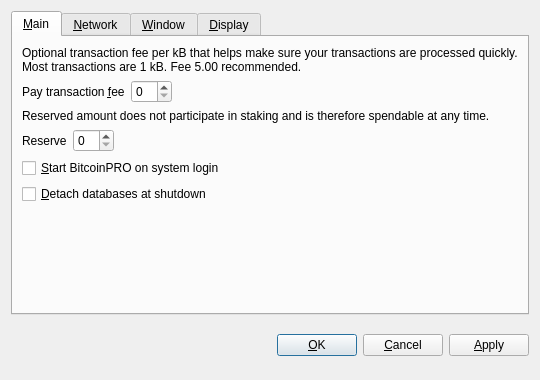
<?xml version="1.0" encoding="UTF-8"?>
<ui version="4.0">
 <class>OptionsDialog</class>
 <widget class="QDialog" name="OptionsDialog">
  <property name="geometry">
   <rect>
    <x>0</x>
    <y>0</y>
    <width>540</width>
    <height>380</height>
   </rect>
  </property>
  <property name="windowTitle">
   <string>Options</string>
  </property>
  <property name="modal">
   <bool>true</bool>
  </property>
  <layout class="QVBoxLayout" name="verticalLayout">
   <item>
    <widget class="QTabWidget" name="tabWidget">
     <property name="tabPosition">
      <enum>QTabWidget::North</enum>
     </property>
     <property name="currentIndex">
      <number>0</number>
     </property>
     <widget class="QWidget" name="tabMain">
      <attribute name="title">
       <string>&amp;Main</string>
      </attribute>
      <layout class="QVBoxLayout" name="verticalLayout_Main">
       <item>
        <widget class="QLabel" name="transactionFeeInfoLabel">
         <property name="text">
          <string>Optional transaction fee per kB that helps make sure your transactions are processed quickly. Most transactions are 1 kB. Fee 5.00 recommended.</string>
         </property>
         <property name="textFormat">
          <enum>Qt::PlainText</enum>
         </property>
         <property name="wordWrap">
          <bool>true</bool>
         </property>
        </widget>
       </item>
       <item>
        <layout class="QHBoxLayout" name="horizontalLayoutFee">
         <item>
          <widget class="QLabel" name="transactionFeeLabel">
           <property name="text">
            <string>Pay transaction &amp;fee</string>
           </property>
           <property name="textFormat">
            <enum>Qt::PlainText</enum>
           </property>
           <property name="buddy">
            <cstring>transactionFee</cstring>
           </property>
          </widget>
         </item>
         <item>
          <widget class="BitcoinAmountField" name="transactionFee"/>
         </item>
         <item>
          <spacer name="horizontalSpacerFee">
           <property name="orientation">
            <enum>Qt::Horizontal</enum>
           </property>
           <property name="sizeHint" stdset="0">
            <size>
             <width>40</width>
             <height>20</height>
            </size>
           </property>
          </spacer>
         </item>
        </layout>
       </item>
       <item>
        <widget class="QLabel" name="reserveBalanceInfoLabel">
         <property name="text">
          <string>Reserved amount does not participate in staking and is therefore spendable at any time.</string>
         </property>
         <property name="textFormat">
          <enum>Qt::PlainText</enum>
         </property>
         <property name="wordWrap">
          <bool>true</bool>
         </property>
        </widget>
       </item>
       <item>
        <layout class="QHBoxLayout" name="horizontalLayoutReserveBalance">
         <item>
          <widget class="QLabel" name="reserveBalanceLabel">
           <property name="text">
            <string>Reserve</string>
           </property>
           <property name="textFormat">
            <enum>Qt::PlainText</enum>
           </property>
           <property name="buddy">
            <cstring>reserveBalance</cstring>
           </property>
          </widget>
         </item>
         <item>
          <widget class="BitcoinAmountField" name="reserveBalance"/>
         </item>
         <item>
          <spacer name="horizontalSpacerReserveBalance">
           <property name="orientation">
            <enum>Qt::Horizontal</enum>
           </property>
           <property name="sizeHint" stdset="0">
            <size>
             <width>40</width>
             <height>20</height>
            </size>
           </property>
          </spacer>
         </item>
        </layout>
       </item>
       <item>
        <widget class="QCheckBox" name="bitcoinAtStartup">
         <property name="toolTip">
          <string>Automatically start BitcoinPRO after logging in to the system.</string>
         </property>
         <property name="text">
          <string>&amp;Start BitcoinPRO on system login</string>
         </property>
        </widget>
       </item>
       <item>
        <widget class="QCheckBox" name="detachDatabases">
         <property name="toolTip">
          <string>Detach block and address databases at shutdown. This means they can be moved to another data directory, but it slows down shutdown. The wallet is always detached.</string>
         </property>
         <property name="text">
          <string>&amp;Detach databases at shutdown</string>
         </property>
        </widget>
       </item>
       <item>
        <spacer name="verticalSpacer_Main">
         <property name="orientation">
          <enum>Qt::Vertical</enum>
         </property>
         <property name="sizeHint" stdset="0">
          <size>
           <width>20</width>
           <height>40</height>
          </size>
         </property>
        </spacer>
       </item>
      </layout>
     </widget>
     <widget class="QWidget" name="tabNetwork">
      <attribute name="title">
       <string>&amp;Network</string>
      </attribute>
      <layout class="QVBoxLayout" name="verticalLayout_Network">
       <item>
        <widget class="QCheckBox" name="mapPortUpnp">
         <property name="toolTip">
          <string>Automatically open the BitcoinPRO client port on the router. This only works when your router supports UPnP and it is enabled.</string>
         </property>
         <property name="text">
          <string>Map port using &amp;UPnP</string>
         </property>
        </widget>
       </item>
       <item>
        <widget class="QCheckBox" name="connectSocks">
         <property name="toolTip">
          <string>Connect to the BitcoinPRO network through a SOCKS proxy (e.g. when connecting through Tor).</string>
         </property>
         <property name="text">
          <string>&amp;Connect through SOCKS proxy:</string>
         </property>
        </widget>
       </item>
       <item>
        <layout class="QHBoxLayout" name="horizontalLayout_Network">
         <item>
          <widget class="QLabel" name="proxyIpLabel">
           <property name="text">
            <string>Proxy &amp;IP:</string>
           </property>
           <property name="textFormat">
            <enum>Qt::PlainText</enum>
           </property>
           <property name="buddy">
            <cstring>proxyIp</cstring>
           </property>
          </widget>
         </item>
         <item>
          <widget class="QValidatedLineEdit" name="proxyIp">
           <property name="maximumSize">
            <size>
             <width>140</width>
             <height>16777215</height>
            </size>
           </property>
           <property name="toolTip">
            <string>IP address of the proxy (e.g. 127.0.0.1)</string>
           </property>
          </widget>
         </item>
         <item>
          <widget class="QLabel" name="proxyPortLabel">
           <property name="text">
            <string>&amp;Port:</string>
           </property>
           <property name="textFormat">
            <enum>Qt::PlainText</enum>
           </property>
           <property name="buddy">
            <cstring>proxyPort</cstring>
           </property>
          </widget>
         </item>
         <item>
          <widget class="QLineEdit" name="proxyPort">
           <property name="maximumSize">
            <size>
             <width>55</width>
             <height>16777215</height>
            </size>
           </property>
           <property name="toolTip">
            <string>Port of the proxy (e.g. 9050)</string>
           </property>
          </widget>
         </item>
         <item>
          <widget class="QLabel" name="socksVersionLabel">
           <property name="text">
            <string>SOCKS &amp;Version:</string>
           </property>
           <property name="textFormat">
            <enum>Qt::PlainText</enum>
           </property>
           <property name="buddy">
            <cstring>socksVersion</cstring>
           </property>
          </widget>
         </item>
         <item>
          <widget class="QValueComboBox" name="socksVersion">
           <property name="toolTip">
            <string>SOCKS version of the proxy (e.g. 5)</string>
           </property>
          </widget>
         </item>
         <item>
          <spacer name="horizontalSpacer_Network">
           <property name="orientation">
            <enum>Qt::Horizontal</enum>
           </property>
           <property name="sizeHint" stdset="0">
            <size>
             <width>40</width>
             <height>20</height>
            </size>
           </property>
          </spacer>
         </item>
        </layout>
       </item>
       <item>
        <spacer name="verticalSpacer_Network">
         <property name="orientation">
          <enum>Qt::Vertical</enum>
         </property>
         <property name="sizeHint" stdset="0">
          <size>
           <width>20</width>
           <height>40</height>
          </size>
         </property>
        </spacer>
       </item>
      </layout>
     </widget>
     <widget class="QWidget" name="tabWindow">
      <attribute name="title">
       <string>&amp;Window</string>
      </attribute>
      <layout class="QVBoxLayout" name="verticalLayout_Window">
       <item>
        <widget class="QCheckBox" name="minimizeToTray">
         <property name="toolTip">
          <string>Show only a tray icon after minimizing the window.</string>
         </property>
         <property name="text">
          <string>&amp;Minimize to the tray instead of the taskbar</string>
         </property>
        </widget>
       </item>
       <item>
        <widget class="QCheckBox" name="minimizeOnClose">
         <property name="toolTip">
          <string>Minimize instead of exit the application when the window is closed. When this option is enabled, the application will be closed only after selecting Quit in the menu.</string>
         </property>
         <property name="text">
          <string>M&amp;inimize on close</string>
         </property>
        </widget>
       </item>
       <item>
        <spacer name="verticalSpacer_Window">
         <property name="orientation">
          <enum>Qt::Vertical</enum>
         </property>
         <property name="sizeHint" stdset="0">
          <size>
           <width>20</width>
           <height>40</height>
          </size>
         </property>
        </spacer>
       </item>
      </layout>
     </widget>
     <widget class="QWidget" name="tabDisplay">
      <attribute name="title">
       <string>&amp;Display</string>
      </attribute>
      <layout class="QVBoxLayout" name="verticalLayout_Display">
       <item>
        <layout class="QHBoxLayout" name="horizontalLayout_1_Display">
         <item>
          <widget class="QLabel" name="langLabel">
           <property name="text">
            <string>User Interface &amp;language:</string>
           </property>
           <property name="textFormat">
            <enum>Qt::PlainText</enum>
           </property>
           <property name="buddy">
            <cstring>lang</cstring>
           </property>
          </widget>
         </item>
         <item>
          <widget class="QValueComboBox" name="lang">
           <property name="toolTip">
            <string>The user interface language can be set here. This setting will take effect after restarting BitcoinPRO.</string>
           </property>
          </widget>
         </item>
        </layout>
       </item>
       <item>
        <layout class="QHBoxLayout" name="horizontalLayout_2_Display">
         <item>
          <widget class="QLabel" name="unitLabel">
           <property name="text">
            <string>&amp;Unit to show amounts in:</string>
           </property>
           <property name="textFormat">
            <enum>Qt::PlainText</enum>
           </property>
           <property name="buddy">
            <cstring>unit</cstring>
           </property>
          </widget>
         </item>
         <item>
          <widget class="QValueComboBox" name="unit">
           <property name="toolTip">
            <string>Choose the default subdivision unit to show in the interface and when sending coins.</string>
           </property>
          </widget>
         </item>
        </layout>
       </item>
       <item>
        <widget class="QCheckBox" name="displayAddresses">
         <property name="toolTip">
          <string>Whether to show BitcoinPRO addresses in the transaction list or not.</string>
         </property>
         <property name="text">
          <string>&amp;Display addresses in transaction list</string>
         </property>
        </widget>
       </item>
       <item>
        <widget class="QCheckBox" name="coinControlFeatures">
         <property name="toolTip">
          <string>Whether to show coin control features or not.</string>
         </property>
         <property name="text">
          <string>Display coin &amp;control features (experts only!)</string>
         </property>
        </widget>
       </item>
       <item>
        <spacer name="verticalSpacer_Display">
         <property name="orientation">
          <enum>Qt::Vertical</enum>
         </property>
         <property name="sizeHint" stdset="0">
          <size>
           <width>20</width>
           <height>40</height>
          </size>
         </property>
        </spacer>
       </item>
      </layout>
     </widget>
    </widget>
   </item>
   <item>
    <layout class="QHBoxLayout" name="horizontalLayout_Buttons">
     <item>
      <spacer name="horizontalSpacer_1">
       <property name="orientation">
        <enum>Qt::Horizontal</enum>
       </property>
       <property name="sizeHint" stdset="0">
        <size>
         <width>40</width>
         <height>48</height>
        </size>
       </property>
      </spacer>
     </item>
     <item>
      <widget class="QLabel" name="statusLabel">
       <property name="font">
        <font>
         <weight>75</weight>
         <bold>true</bold>
        </font>
       </property>
       <property name="text">
        <string/>
       </property>
       <property name="textFormat">
        <enum>Qt::PlainText</enum>
       </property>
       <property name="wordWrap">
        <bool>true</bool>
       </property>
      </widget>
     </item>
     <item>
      <spacer name="horizontalSpacer_2">
       <property name="orientation">
        <enum>Qt::Horizontal</enum>
       </property>
       <property name="sizeHint" stdset="0">
        <size>
         <width>40</width>
         <height>48</height>
        </size>
       </property>
      </spacer>
     </item>
     <item>
      <widget class="QPushButton" name="okButton">
       <property name="text">
        <string>&amp;OK</string>
       </property>
      </widget>
     </item>
     <item>
      <widget class="QPushButton" name="cancelButton">
       <property name="text">
        <string>&amp;Cancel</string>
       </property>
       <property name="autoDefault">
        <bool>false</bool>
       </property>
      </widget>
     </item>
     <item>
      <widget class="QPushButton" name="applyButton">
       <property name="text">
        <string>&amp;Apply</string>
       </property>
       <property name="autoDefault">
        <bool>false</bool>
       </property>
      </widget>
     </item>
    </layout>
   </item>
  </layout>
 </widget>
 <customwidgets>
  <customwidget>
   <class>BitcoinAmountField</class>
   <extends>QSpinBox</extends>
   <header>bitcoinamountfield.h</header>
  </customwidget>
  <customwidget>
   <class>QValueComboBox</class>
   <extends>QComboBox</extends>
   <header>qvaluecombobox.h</header>
  </customwidget>
  <customwidget>
   <class>QValidatedLineEdit</class>
   <extends>QLineEdit</extends>
   <header>qvalidatedlineedit.h</header>
  </customwidget>
 </customwidgets>
 <resources/>
 <connections/>
</ui>
